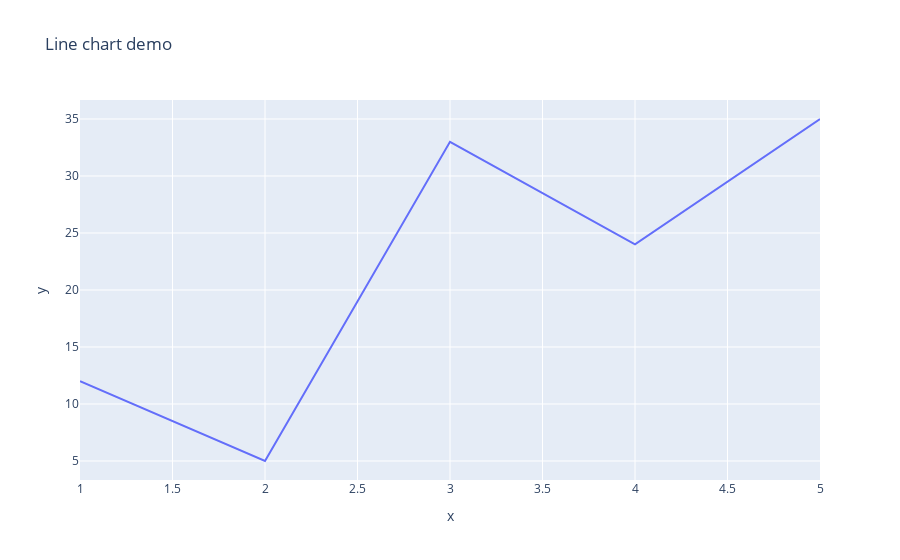

Notebook cell for this chart:
### Code cell
x = np.array([12,5,33,24,35])
px.line(x=[1,2,3,4,5],y =x,title='Line chart demo')

### Figure 1 — Plotly figure (JSON) as saved in the notebook; plotly's stock layout.template omitted (floating-point values rounded to 4 significant figures)
{"data": [{"hovertemplate": "x=%{x}<br>y=%{y}<extra></extra>", "legendgroup": "", "line": {"color": "#636efa", "dash": "solid"}, "marker": {"symbol": "circle"}, "mode": "lines", "name": "", "orientation": "v", "showlegend": false, "type": "scatter", "x": [1, 2, 3, 4, 5], "xaxis": "x", "y": [12, 5, 33, 24, 35], "yaxis": "y"}], "layout": {"legend": {"tracegroupgap": 0}, "title": {"text": "Line chart demo"}, "xaxis": {"anchor": "y", "domain": [0, 1], "title": {"text": "x"}}, "yaxis": {"anchor": "x", "domain": [0, 1], "title": {"text": "y"}}}}
